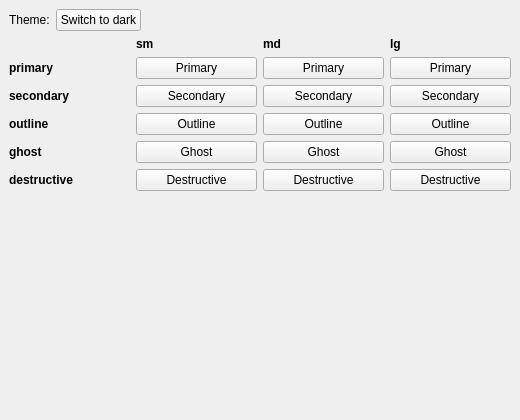
<?xml version='1.0' encoding='utf-8'?>
<ui version="4.0">
 <class>MainWindow</class>
 <widget class="QMainWindow" name="MainWindow">
  <property name="geometry">
   <rect>
    <x>0</x>
    <y>0</y>
    <width>520</width>
    <height>420</height>
   </rect>
  </property>
  <property name="windowTitle">
   <string>Design Tokens - variant / size</string>
  </property>
  <widget class="QWidget" name="centralwidget">
   <layout class="QVBoxLayout" name="outerLayout">
    <item>
     <layout class="QHBoxLayout" name="topRow">
      <item>
       <widget class="QLabel" name="themeLabel">
        <property name="text">
         <string>Theme:</string>
        </property>
       </widget>
      </item>
      <item>
       <widget class="QCustomQPushButton" name="toggleButton">
        <property name="text">
         <string>Switch to dark</string>
        </property>
        <property name="variant" stdset="0">
         <string>outline</string>
        </property>
       </widget>
      </item>
      <item>
       <spacer name="topSpacer">
        <property name="orientation">
         <enum>Qt::Horizontal</enum>
        </property>
        <property name="sizeHint" stdset="0">
         <size>
          <width>40</width>
          <height>20</height>
         </size>
        </property>
       </spacer>
      </item>
     </layout>
    </item>
    <item>
     <layout class="QGridLayout" name="variantGrid">
    <item row="0" column="0">
     <widget class="QLabel" name="cornerLabel">
      <property name="text">
       <string />
      </property>
     </widget>
    </item>
    <item row="0" column="1">
     <widget class="QLabel" name="colLabelSm">
      <property name="text">
       <string>&lt;b&gt;sm&lt;/b&gt;</string>
      </property>
     </widget>
    </item>
    <item row="0" column="2">
     <widget class="QLabel" name="colLabelMd">
      <property name="text">
       <string>&lt;b&gt;md&lt;/b&gt;</string>
      </property>
     </widget>
    </item>
    <item row="0" column="3">
     <widget class="QLabel" name="colLabelLg">
      <property name="text">
       <string>&lt;b&gt;lg&lt;/b&gt;</string>
      </property>
     </widget>
    </item>
    <item row="1" column="0">
     <widget class="QLabel" name="rowLabelPrimary">
      <property name="text">
       <string>&lt;b&gt;primary&lt;/b&gt;</string>
      </property>
     </widget>
    </item>
    <item row="1" column="1">
     <widget class="QCustomQPushButton" name="btnPrimarySm">
      <property name="text">
       <string>Primary</string>
      </property>
      <property name="variant" stdset="0">
       <string>primary</string>
      </property>
      <property name="sizeVariant" stdset="0">
       <string>sm</string>
      </property>
     </widget>
    </item>
    <item row="1" column="2">
     <widget class="QCustomQPushButton" name="btnPrimaryMd">
      <property name="text">
       <string>Primary</string>
      </property>
      <property name="variant" stdset="0">
       <string>primary</string>
      </property>
      <property name="sizeVariant" stdset="0">
       <string>md</string>
      </property>
     </widget>
    </item>
    <item row="1" column="3">
     <widget class="QCustomQPushButton" name="btnPrimaryLg">
      <property name="text">
       <string>Primary</string>
      </property>
      <property name="variant" stdset="0">
       <string>primary</string>
      </property>
      <property name="sizeVariant" stdset="0">
       <string>lg</string>
      </property>
     </widget>
    </item>
    <item row="2" column="0">
     <widget class="QLabel" name="rowLabelSecondary">
      <property name="text">
       <string>&lt;b&gt;secondary&lt;/b&gt;</string>
      </property>
     </widget>
    </item>
    <item row="2" column="1">
     <widget class="QCustomQPushButton" name="btnSecondarySm">
      <property name="text">
       <string>Secondary</string>
      </property>
      <property name="variant" stdset="0">
       <string>secondary</string>
      </property>
      <property name="sizeVariant" stdset="0">
       <string>sm</string>
      </property>
     </widget>
    </item>
    <item row="2" column="2">
     <widget class="QCustomQPushButton" name="btnSecondaryMd">
      <property name="text">
       <string>Secondary</string>
      </property>
      <property name="variant" stdset="0">
       <string>secondary</string>
      </property>
      <property name="sizeVariant" stdset="0">
       <string>md</string>
      </property>
     </widget>
    </item>
    <item row="2" column="3">
     <widget class="QCustomQPushButton" name="btnSecondaryLg">
      <property name="text">
       <string>Secondary</string>
      </property>
      <property name="variant" stdset="0">
       <string>secondary</string>
      </property>
      <property name="sizeVariant" stdset="0">
       <string>lg</string>
      </property>
     </widget>
    </item>
    <item row="3" column="0">
     <widget class="QLabel" name="rowLabelOutline">
      <property name="text">
       <string>&lt;b&gt;outline&lt;/b&gt;</string>
      </property>
     </widget>
    </item>
    <item row="3" column="1">
     <widget class="QCustomQPushButton" name="btnOutlineSm">
      <property name="text">
       <string>Outline</string>
      </property>
      <property name="variant" stdset="0">
       <string>outline</string>
      </property>
      <property name="sizeVariant" stdset="0">
       <string>sm</string>
      </property>
     </widget>
    </item>
    <item row="3" column="2">
     <widget class="QCustomQPushButton" name="btnOutlineMd">
      <property name="text">
       <string>Outline</string>
      </property>
      <property name="variant" stdset="0">
       <string>outline</string>
      </property>
      <property name="sizeVariant" stdset="0">
       <string>md</string>
      </property>
     </widget>
    </item>
    <item row="3" column="3">
     <widget class="QCustomQPushButton" name="btnOutlineLg">
      <property name="text">
       <string>Outline</string>
      </property>
      <property name="variant" stdset="0">
       <string>outline</string>
      </property>
      <property name="sizeVariant" stdset="0">
       <string>lg</string>
      </property>
     </widget>
    </item>
    <item row="4" column="0">
     <widget class="QLabel" name="rowLabelGhost">
      <property name="text">
       <string>&lt;b&gt;ghost&lt;/b&gt;</string>
      </property>
     </widget>
    </item>
    <item row="4" column="1">
     <widget class="QCustomQPushButton" name="btnGhostSm">
      <property name="text">
       <string>Ghost</string>
      </property>
      <property name="variant" stdset="0">
       <string>ghost</string>
      </property>
      <property name="sizeVariant" stdset="0">
       <string>sm</string>
      </property>
     </widget>
    </item>
    <item row="4" column="2">
     <widget class="QCustomQPushButton" name="btnGhostMd">
      <property name="text">
       <string>Ghost</string>
      </property>
      <property name="variant" stdset="0">
       <string>ghost</string>
      </property>
      <property name="sizeVariant" stdset="0">
       <string>md</string>
      </property>
     </widget>
    </item>
    <item row="4" column="3">
     <widget class="QCustomQPushButton" name="btnGhostLg">
      <property name="text">
       <string>Ghost</string>
      </property>
      <property name="variant" stdset="0">
       <string>ghost</string>
      </property>
      <property name="sizeVariant" stdset="0">
       <string>lg</string>
      </property>
     </widget>
    </item>
    <item row="5" column="0">
     <widget class="QLabel" name="rowLabelDestructive">
      <property name="text">
       <string>&lt;b&gt;destructive&lt;/b&gt;</string>
      </property>
     </widget>
    </item>
    <item row="5" column="1">
     <widget class="QCustomQPushButton" name="btnDestructiveSm">
      <property name="text">
       <string>Destructive</string>
      </property>
      <property name="variant" stdset="0">
       <string>destructive</string>
      </property>
      <property name="sizeVariant" stdset="0">
       <string>sm</string>
      </property>
     </widget>
    </item>
    <item row="5" column="2">
     <widget class="QCustomQPushButton" name="btnDestructiveMd">
      <property name="text">
       <string>Destructive</string>
      </property>
      <property name="variant" stdset="0">
       <string>destructive</string>
      </property>
      <property name="sizeVariant" stdset="0">
       <string>md</string>
      </property>
     </widget>
    </item>
    <item row="5" column="3">
     <widget class="QCustomQPushButton" name="btnDestructiveLg">
      <property name="text">
       <string>Destructive</string>
      </property>
      <property name="variant" stdset="0">
       <string>destructive</string>
      </property>
      <property name="sizeVariant" stdset="0">
       <string>lg</string>
      </property>
     </widget>
    </item>
     </layout>
    </item>
    <item>
     <spacer name="bottomSpacer">
      <property name="orientation">
       <enum>Qt::Vertical</enum>
      </property>
      <property name="sizeHint" stdset="0">
       <size>
        <width>20</width>
        <height>40</height>
       </size>
      </property>
     </spacer>
    </item>
   </layout>
  </widget>
 </widget>
 <customwidgets>
  <customwidget>
   <class>QCustomQPushButton</class>
   <extends>QPushButton</extends>
   <header location="global">Custom_Widgets.QCustomQPushButton.h</header>
  </customwidget>
 <customwidget><class>QPushButton</class><extends>QPushButton</extends><header location="global">Custom_Widgets.Theme.h</header><container>1</container></customwidget><customwidget><class>QLabel</class><extends>QLabel</extends><header location="global">Custom_Widgets.Theme.h</header><container>1</container></customwidget></customwidgets>
 <connections />
</ui>
